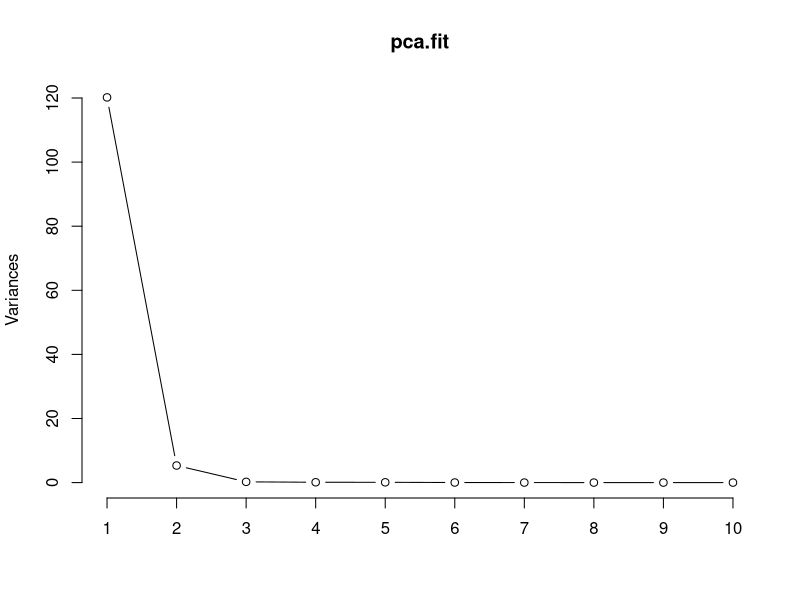
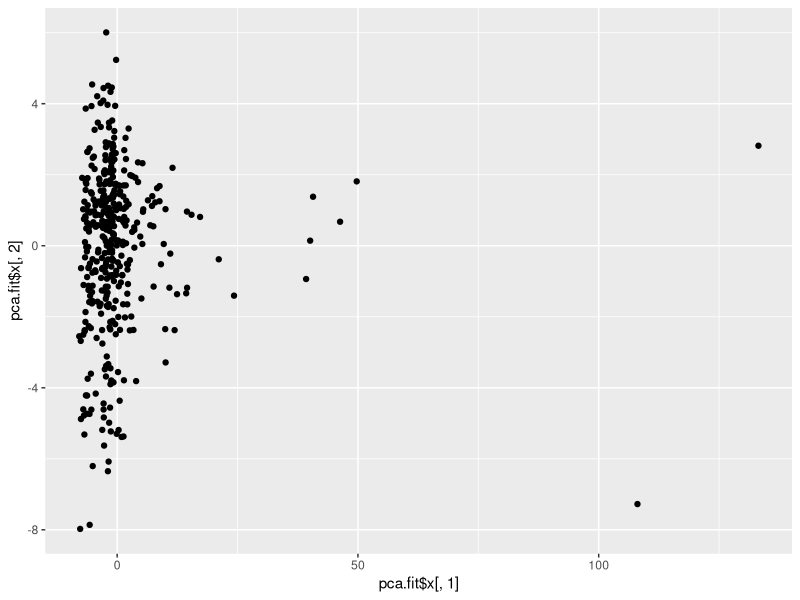
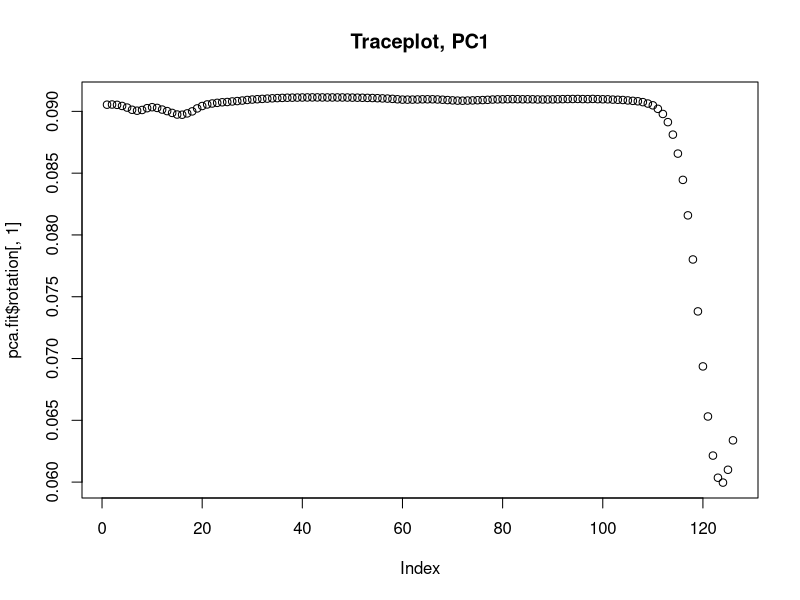
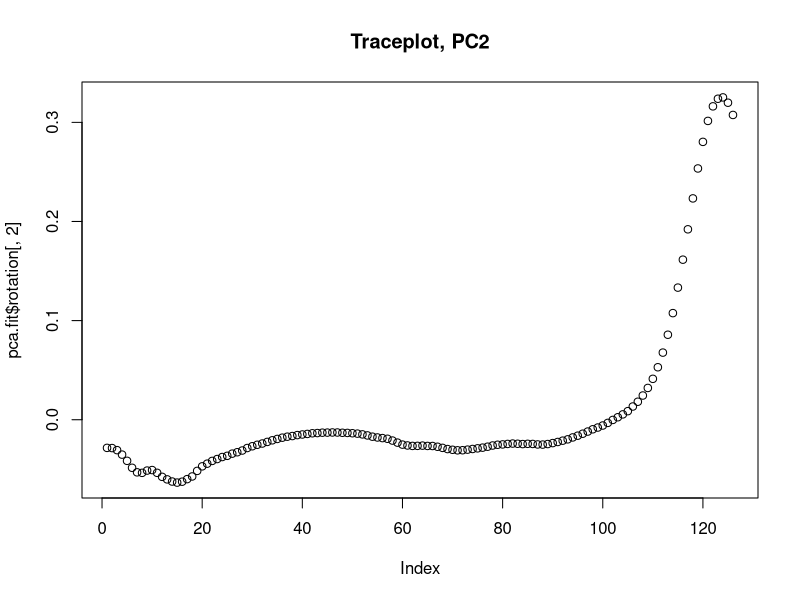
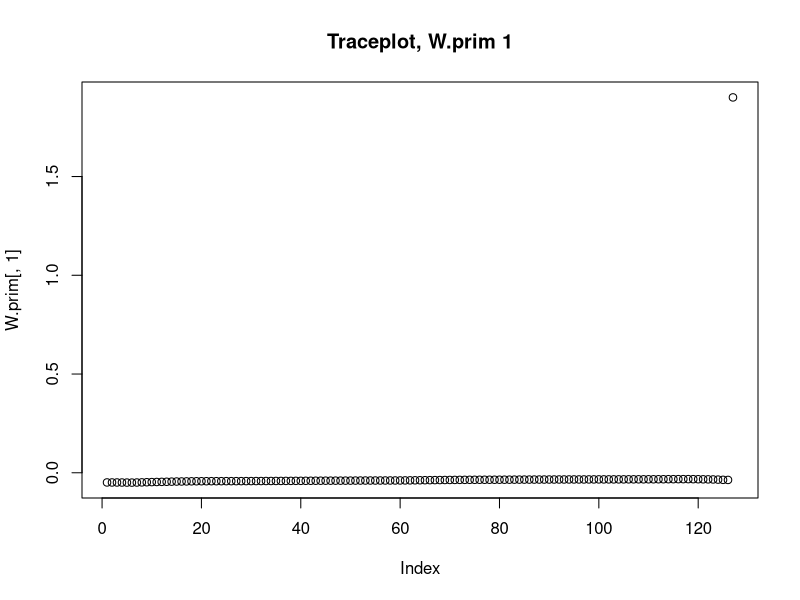
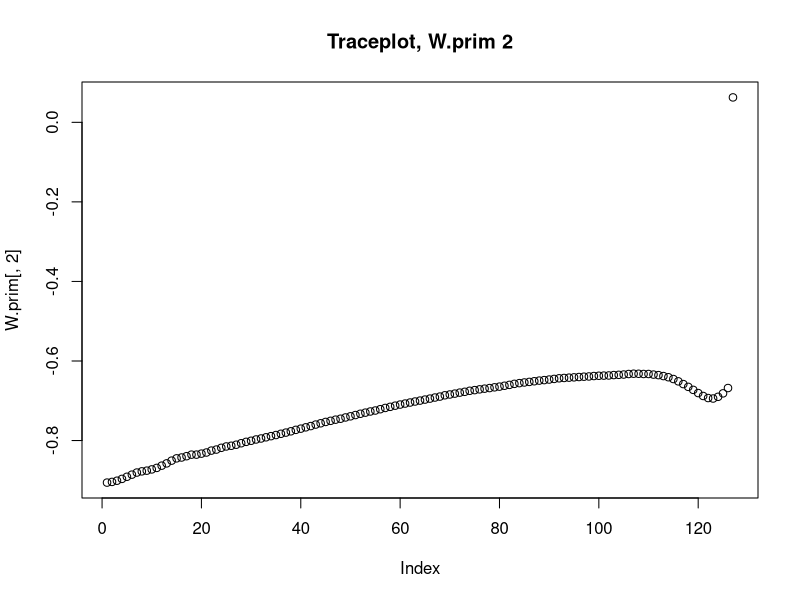
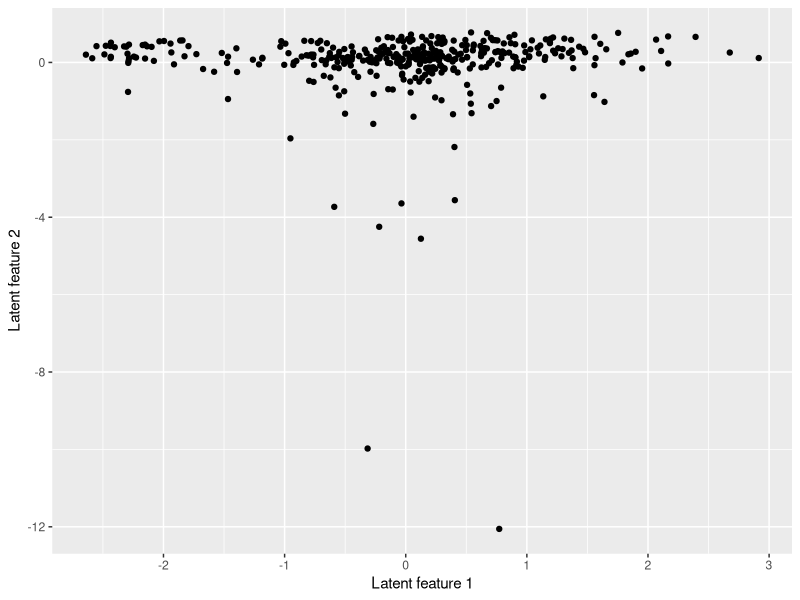

These charts were generated, in order, by the following R code:
library("ggplot2")
library("fastICA")
setwd("~/TDDE01/lab2")
data <- data.frame(read.csv2("NIRSpectra.csv"))
data.features <- subset(data, select = -c(Viscosity))
pca.fit <-prcomp(x = data.features, center = TRUE, scale. = TRUE)
print(pca.fit)
plot(pca.fit, type="l")
# Proportion of variance for PC1 & PC2 = 0.99614
qplot(x=pca.fit$x[,1], y=pca.fit$x[,2], data=pca.fit$scores)
# 2.2

plot(pca.fit$rotation[,1], main = "Traceplot, PC1")
plot(pca.fit$rotation[,2], main = "Traceplot, PC2")

# 2.3
set.seed(12345)
a <- fastICA(X = data, 2, alg.typ = "parallel", fun = "logcosh", alpha = 1, method = "R", row.norm = FALSE, maxit = 200, tol = 0.0001, verbose = TRUE)
W.prim = a$K %*% a$W
plot(W.prim[,1], main = "Traceplot, W.prim 1")
plot(W.prim[,2], main = "Traceplot, W.prim 2")
qplot(x = a$S[,1], y = a$S[,2], data = data.features, xlab = "Latent feature 1", ylab = "Latent feature 2")
